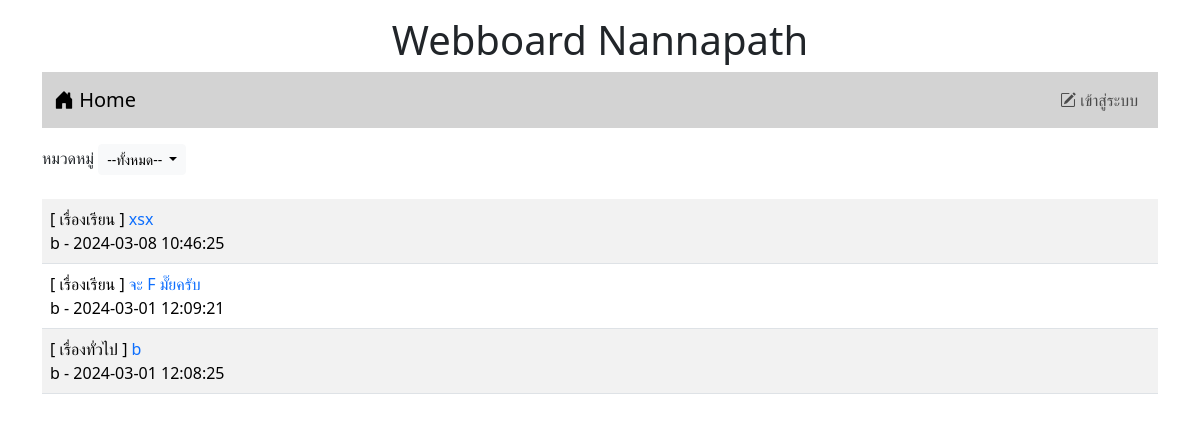
Before: / with the older database file.
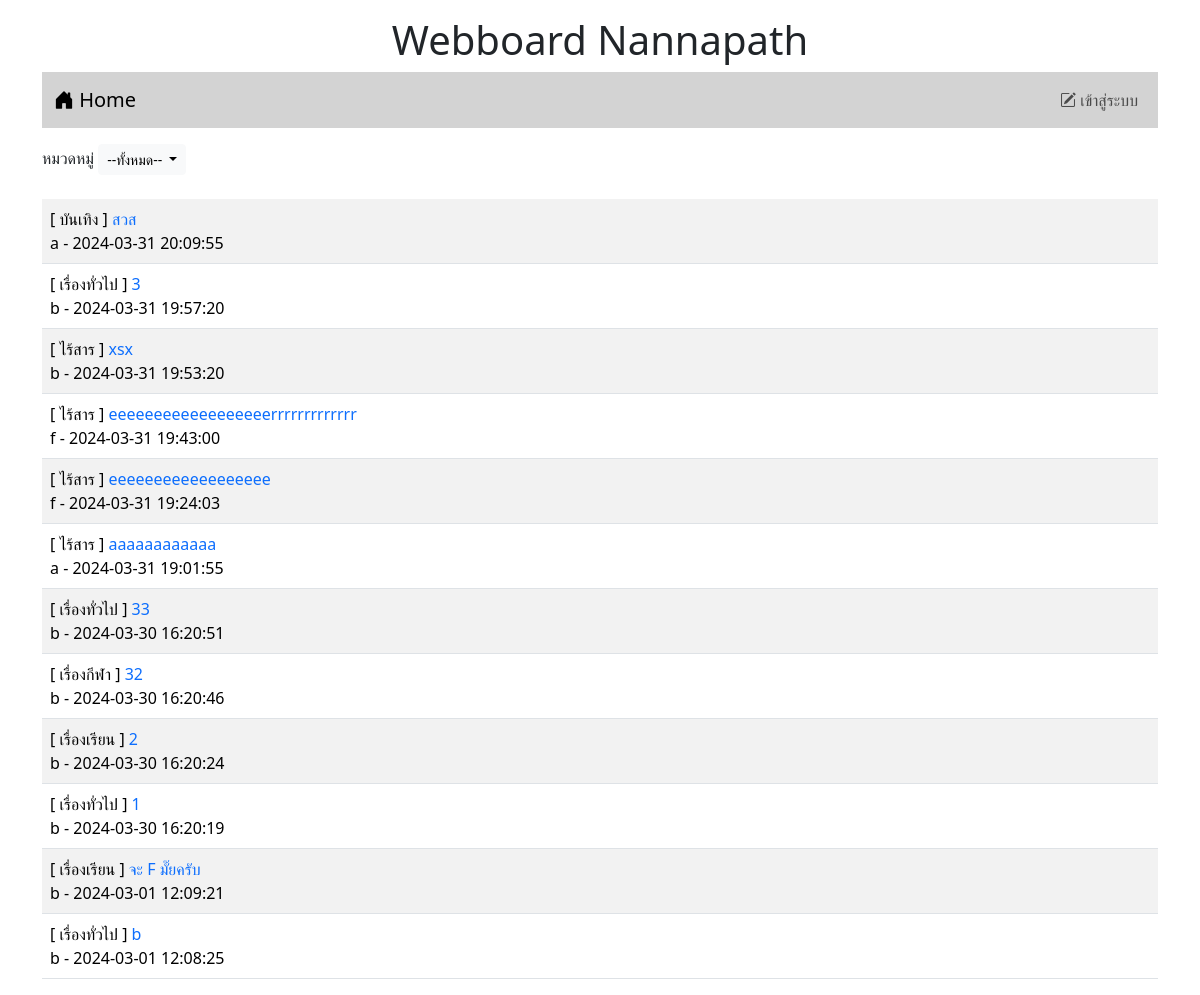
After: the same page with the newer database file.
### tables this page shows
CREATE TABLE `post` (
  `id` int(11) NOT NULL,
  `title` varchar(128) NOT NULL,
  `content` varchar(2048) NOT NULL,
  `post_date` datetime NOT NULL,
  `cat_id` int(11) NOT NULL,
  `user_id` int(11) NOT NULL
);

CREATE TABLE `category` (
  `id` int(11) NOT NULL,
  `name` varchar(32) NOT NULL
);

CREATE TABLE `user` (
  `id` int(11) NOT NULL,
  `login` varchar(32) NOT NULL,
  `password` varchar(64) NOT NULL,
  `name` varchar(64) NOT NULL,
  `gender` char(1) NOT NULL,
  `email` varchar(32) NOT NULL,
  `role` char(1) NOT NULL
);

### index.php (the view, shortened to what this page needs)
<!DOCTYPE html>
<html lang="en">
<head>
    <link href="https://cdn.jsdelivr.net/npm/bootstrap@5.3.2/dist/css/bootstrap.min.css" rel="stylesheet">
    <link rel="stylesheet" href="https://cdn.jsdelivr.net/npm/bootstrap-icons@1.11.3/font/bootstrap-icons.min.css">
</head>
<body>
    <div class="container-lg">
        <h1 style="text-align: center;" class="mt-3">Webboard Nannapath</h1>
        <?php include "nav.php" ?>
        <div class="mt-3 d-flex justify-content-between">
            <div>
                <label>หมวดหมู่</label>
                <span class="dropdown">
                <?php
                        if (isset($_GET['id']) && !empty($_GET['id'])){
                            $conn = new PDO("mysql:host=localhost;dbname=webboard;charset=utf8", "root", "");
                            $sql = "SELECT * FROM category as c
                                    WHERE c.id = {$_GET['id']}";
                            foreach ($conn->query($sql) as $row) {
                        ?>
                            <button class="btn btn-light btn-sm dropdown-toggle" type="button" data-bs-toggle="dropdown" aria-expanded="false">
                                <?=$row['name']?>
                            </button>
                        <?php
                            }
                        }else{
                        ?>
                            <button class="btn btn-light btn-sm dropdown-toggle" type="button" data-bs-toggle="dropdown" aria-expanded="false">
                                --ทั้งหมด--
                            </button>
                        <?php
                        }
                    ?>
                </span>
            </div>
        </div>
        <table class="table table-striped mt-4">
            <?php
            $conn = new PDO("mysql:host=localhost;dbname=webboard;charset=utf8", "root", "");
            $sql = "SELECT t3.name, t1.title, t1.id,t1.user_id,t2.login, t1.post_date FROM post AS t1
                INNER JOIN user AS t2 ON (t1.user_id=t2.id)
                INNER JOIN category AS t3 ON (t1.cat_id=t3.id)";
            $sql .= " ORDER BY t1.post_date DESC";
            $result = $conn->query($sql);
            while ($row = $result->fetch()) {
                echo "<tr>
                            <td class='d-flex justify-content-between'>
                            <div>  [ {$row['name']} ]
                                <a href='post.php?id={$row['id']}' style='text-decoration:none'> {$row['title']} </a>
                                <br>
                                {$row['login']} - {$row['post_date']}  </div>  ";
                echo "</td> </tr>";
            }
            ?>
        </table>
    </div>
</body>
</html>

Changed rows visible on the page:
added post: category.name "บันเทิง", title "สวส", user.login "a", post_date "2024-03-31 20:09:55"
added post: category.name "เรื่องทั่วไป", title "3", user.login "b", post_date "2024-03-31 19:57:20"
changed post "xsx": category.name "เรื่องเรียน" → "ไร้สาร"; post_date "2024-03-08 10:46:25" → "2024-03-31 19:53:20"
added post: category.name "ไร้สาร", title "eeeeeeeeeeeeeeeeeerrrrrrrrrrrrr", user.login "f", post_date "2024-03-31 19:43:00"
added post: category.name "ไร้สาร", title "eeeeeeeeeeeeeeeeee", user.login "f", post_date "2024-03-31 19:24:03"
added post: category.name "ไร้สาร", title "aaaaaaaaaaaa", user.login "a", post_date "2024-03-31 19:01:55"
added post: category.name "เรื่องทั่วไป", title "33", user.login "b", post_date "2024-03-30 16:20:51"
added post: category.name "เรื่องกีฬา", title "32", user.login "b", post_date "2024-03-30 16:20:46"
added post: category.name "เรื่องเรียน", title "2", user.login "b", post_date "2024-03-30 16:20:24"
added post: category.name "เรื่องทั่วไป", title "1", user.login "b", post_date "2024-03-30 16:20:19"
